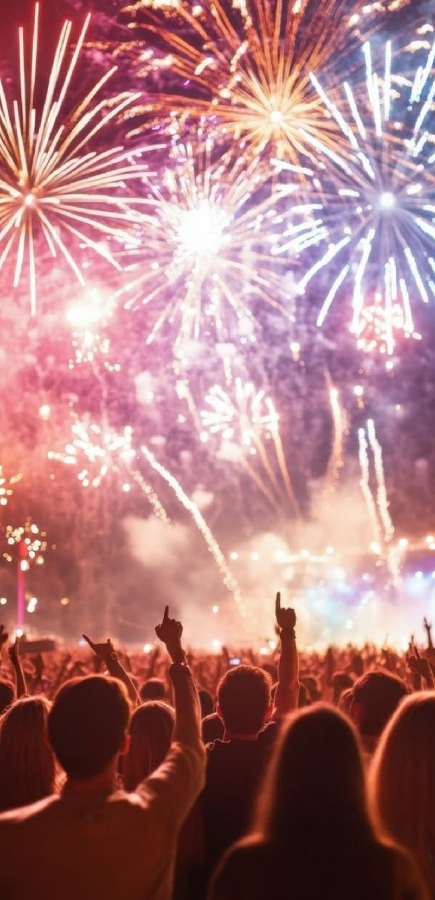
#> input picture posts/fotos/fuegos-artificiales.jpg, 870 x 1800 px (shown at 1/2 size)
$ python build_fiesta_cuenta_regresiva.py
#> lines starting #> are read from the running program, lines starting #| are printed output that depends on the picture
"""Countdown stories for the Muros end-of-year party (Fri 27/11).
python build_fiesta_cuenta_regresiva.py -> fiesta-cuenta-regresiva/faltan-*.png (1080x1920)"""
from PIL import Image, ImageDraw, ImageFont, ImageFilter
import os
here=os.path.dirname(os.path.abspath(__file__))
out=os.path.join(here,"fiesta-cuenta-regresiva"); os.makedirs(out,exist_ok=True)
W,H=1080,1920
T,B=250,1920-380   # story safe zones
Y=(249,235,30); K=(10,8,20); BG=(18,10,34)
fd=os.path.join(here,"fonts")
ANTON=lambda sz: ImageFont.truetype(os.path.join(fd,"anton-latin-400-normal.woff"),sz)
OSW=lambda sz,w=700: ImageFont.truetype(os.path.join(fd,f"oswald-latin-{w}-normal.woff"),sz)

src=Image.open(os.path.join(here,"fotos","fuegos-artificiales.jpg")).convert("RGB")
#> src is the input picture: PIL image 870x1800 RGB; mean R, G, B 171.7, 121.5, 124.3
sc=max(W/src.width,H/src.height); bgp=src.resize((round(src.width*sc),round(src.height*sc)),Image.LANCZOS)
#> after `sc = max(W / src.width, H / src.height)`: sc = 1.24
ox=(bgp.width-W)//2
#> ox = 0
base=bgp.crop((ox,0,ox+W,H)).convert("RGBA")
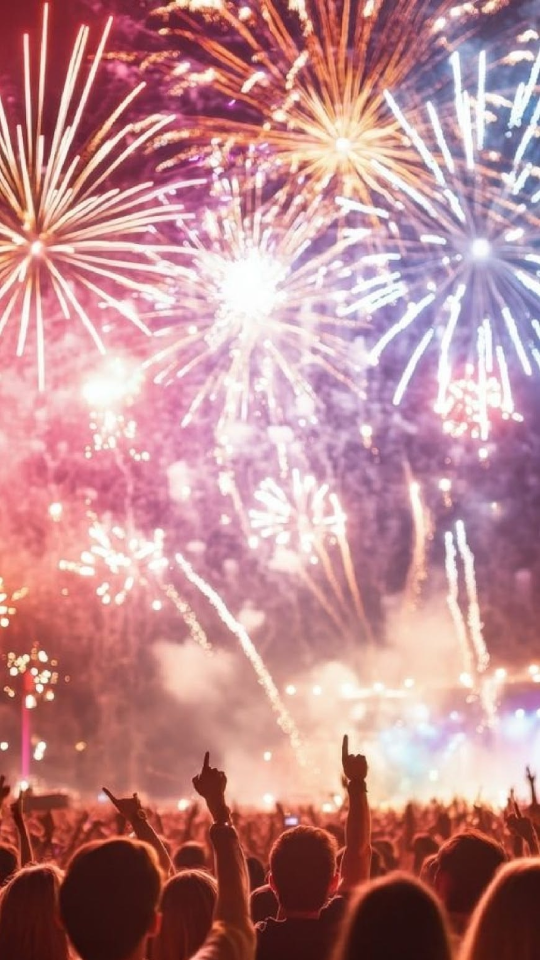
#> base: PIL image 1080x1920 RGBA (shown at 1/2 size); mean R, G, B, A 189.1, 137.6, 142, 255
ov=Image.new("RGBA",(W,H),BG+(150,))   # darken evenly so the big number reads anywhere
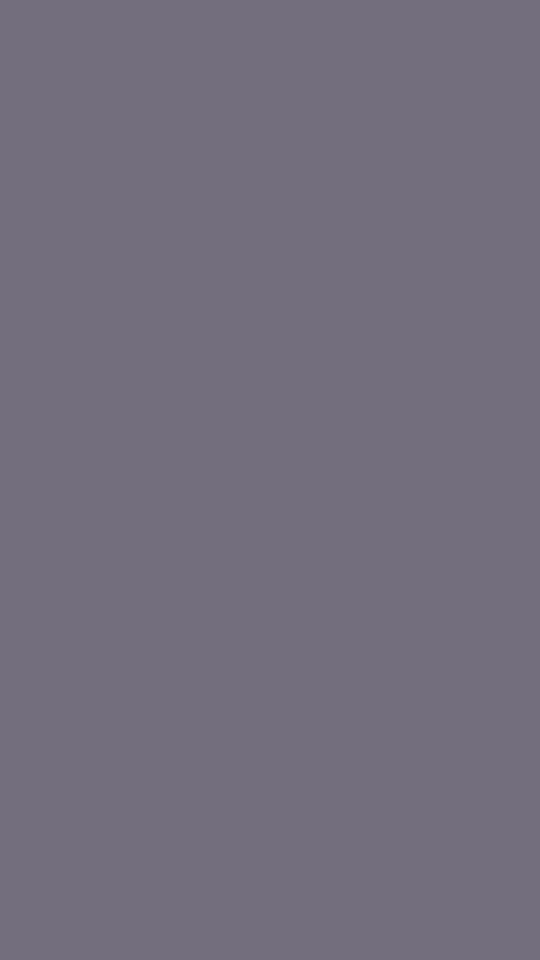
#> ov: PIL image 1080x1920 RGBA (shown at 1/2 size); mean R, G, B, A 18, 10, 34, 150; transparent parts drawn white
base=Image.alpha_composite(base,ov)
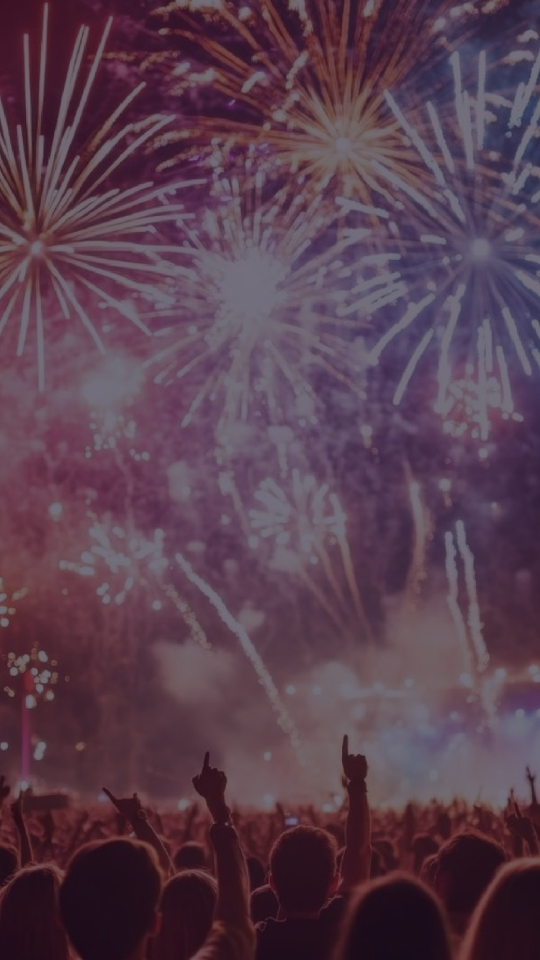
#> base: PIL image 1080x1920 RGBA (shown at 1/2 size); mean R, G, B, A 88.5, 62.5, 78.5, 255
#> (the run stopped early here; a loop or call above may not have finished)

$ run again, with posts/fotos/entrenamiento-personalizado.jpg copied over posts/fotos/fuegos-artificiales.jpg
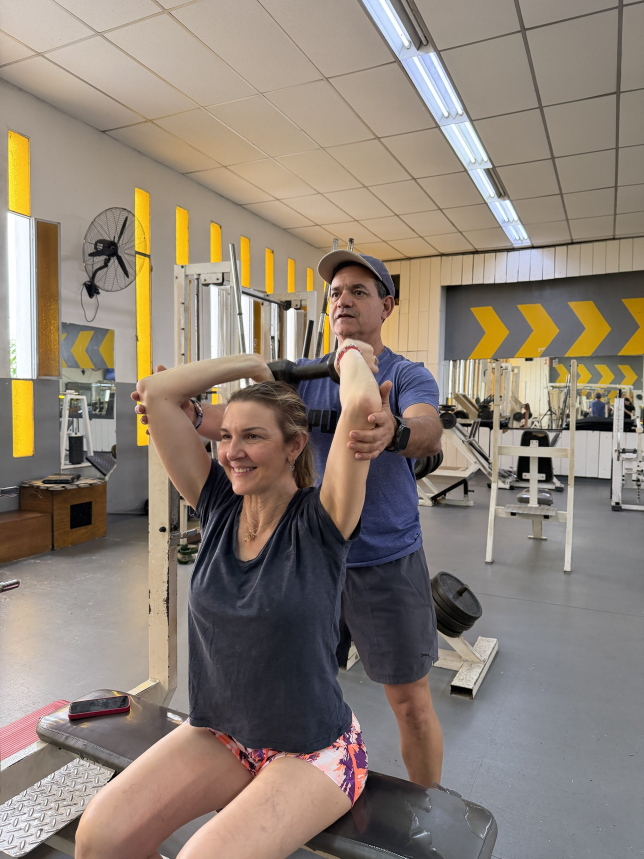
#> input picture posts/fotos/entrenamiento-personalizado.jpg, 1932 x 2576 px (shown at 1/3 size)
#> src is the input picture: PIL image 1932x2576 RGB; mean R, G, B 141.1, 129.2, 118.2
#> `base=bgp.crop((ox,0,ox+W,H)).convert("RGBA")`:
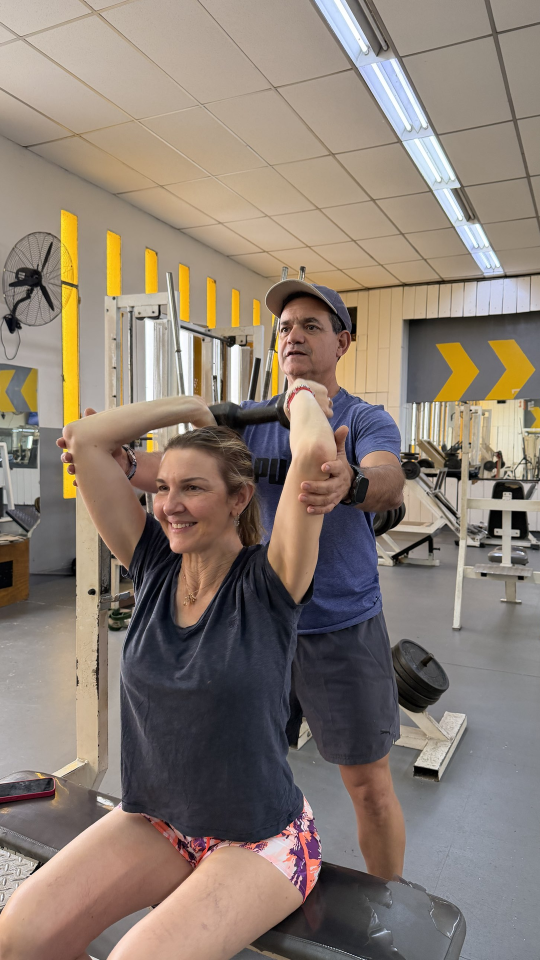
#> base: PIL image 1080x1920 RGBA (shown at 1/2 size); mean R, G, B, A 138.6, 125.7, 115.2, 255
#> `base=Image.alpha_composite(base,ov)`:
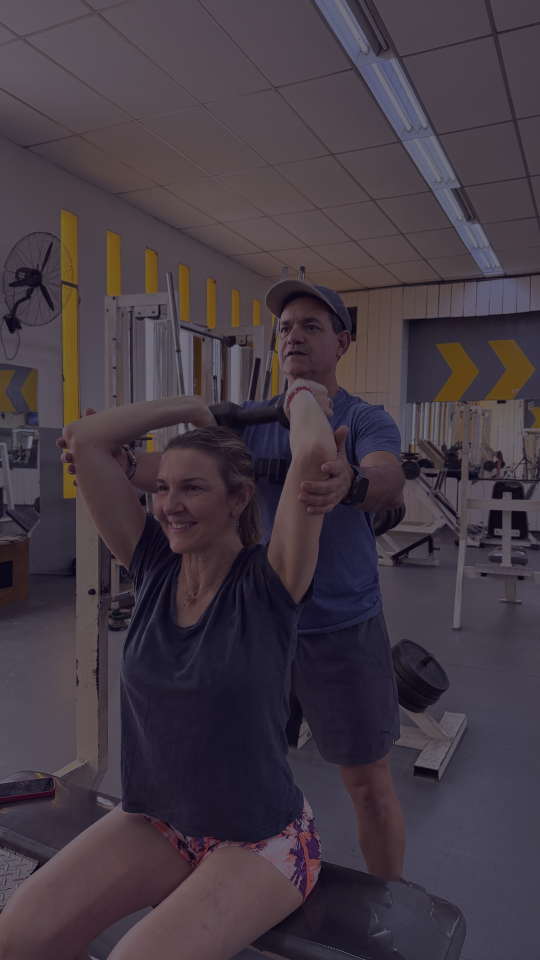
#> base: PIL image 1080x1920 RGBA (shown at 1/2 size); mean R, G, B, A 67.7, 57.6, 67.4, 255

$ run again, with posts/fotos/sentadilla-barra.jpg copied over posts/fotos/fuegos-artificiales.jpg
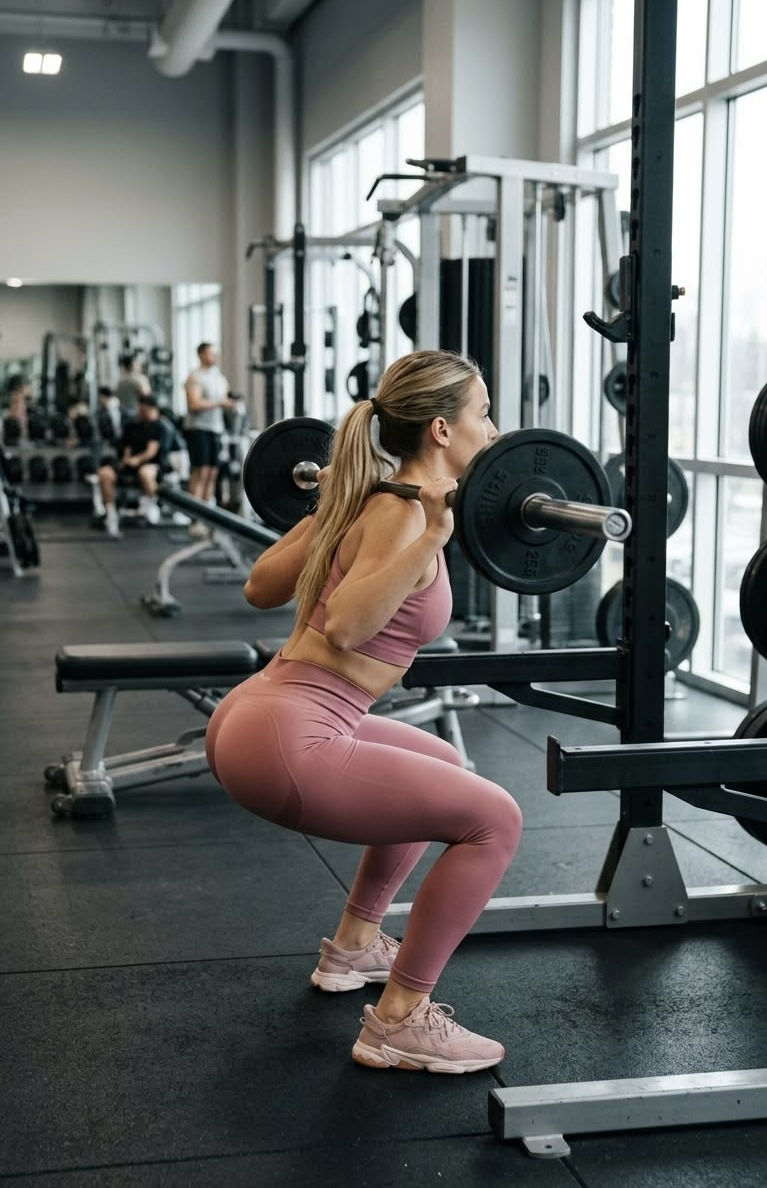
#> input picture posts/fotos/sentadilla-barra.jpg, 767 x 1188 px
#> src is the input picture: PIL image 767x1188 RGB; mean R, G, B 100.1, 102.5, 100.9
#> `base=bgp.crop((ox,0,ox+W,H)).convert("RGBA")`:
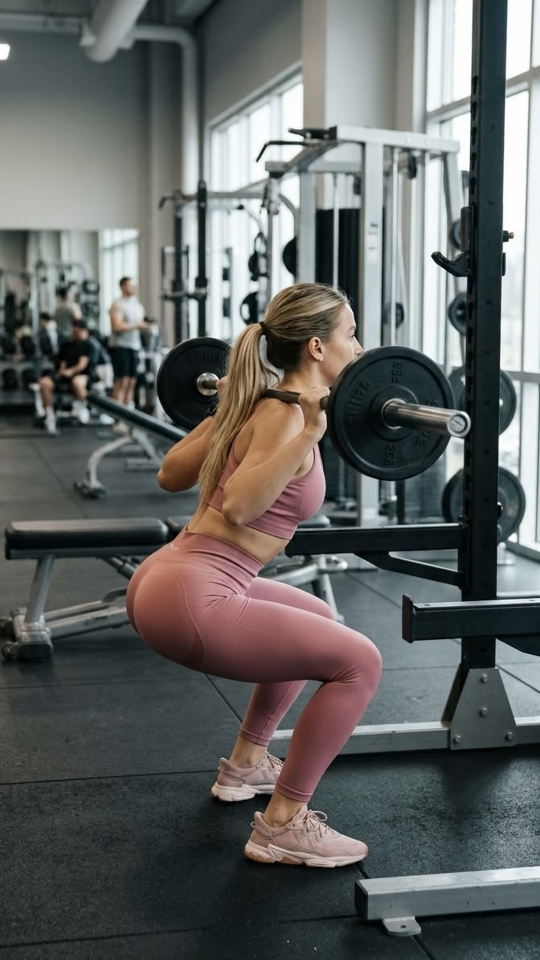
#> base: PIL image 1080x1920 RGBA (shown at 1/2 size); mean R, G, B, A 98.1, 99.9, 98.3, 255
#> `base=Image.alpha_composite(base,ov)`:
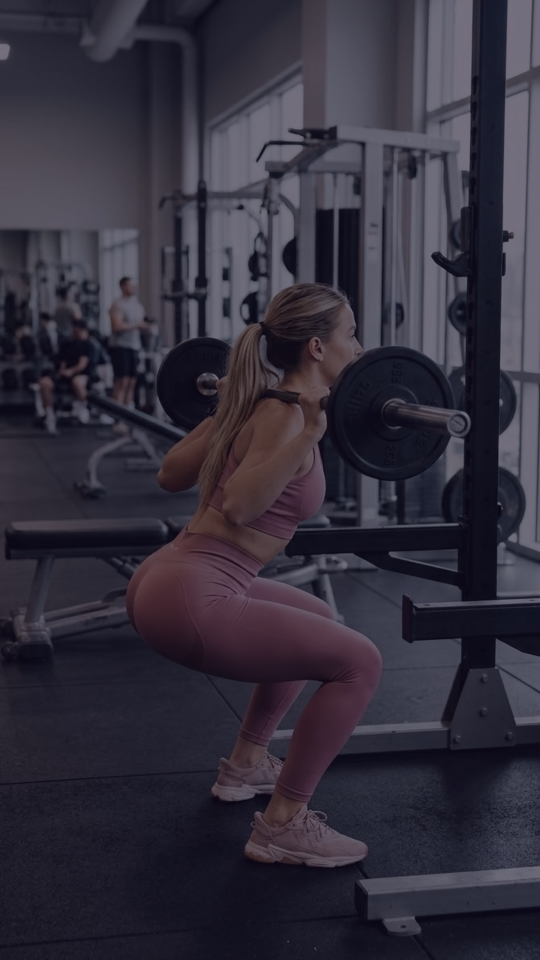
#> base: PIL image 1080x1920 RGBA (shown at 1/2 size); mean R, G, B, A 51, 47, 60.5, 255
